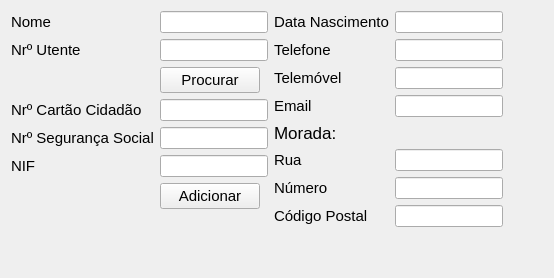
      <widget class="QWidget" name="adicionar_utente">
       <attribute name="title">
        <string>Adicionar Utente</string>
       </attribute>
       <layout class="QGridLayout" name="gridLayout_22">
        <item row="1" column="0">
         <spacer name="verticalSpacer_11">
          <property name="orientation">
           <enum>Qt::Vertical</enum>
          </property>
          <property name="sizeHint" stdset="0">
           <size>
            <width>20</width>
            <height>40</height>
           </size>
          </property>
         </spacer>
        </item>
        <item row="0" column="2">
         <spacer name="horizontalSpacer_4">
          <property name="orientation">
           <enum>Qt::Horizontal</enum>
          </property>
          <property name="sizeHint" stdset="0">
           <size>
            <width>40</width>
            <height>20</height>
           </size>
          </property>
         </spacer>
        </item>
        <item row="0" column="0">
         <layout class="QFormLayout" name="formLayout_14">
          <item row="0" column="0">
           <widget class="QLabel" name="label_40">
            <property name="font">
             <font>
              <family>Segoe UI</family>
              <pointsize>11</pointsize>
             </font>
            </property>
            <property name="text">
             <string>Nome</string>
            </property>
           </widget>
          </item>
          <item row="0" column="1">
           <widget class="QLineEdit" name="addPatientName">
            <property name="maximumSize">
             <size>
              <width>600</width>
              <height>400</height>
             </size>
            </property>
           </widget>
          </item>
          <item row="1" column="0">
           <widget class="QLabel" name="label_71">
            <property name="font">
             <font>
              <family>Segoe UI</family>
              <pointsize>11</pointsize>
             </font>
            </property>
            <property name="text">
             <string>Nrº Utente</string>
            </property>
           </widget>
          </item>
          <item row="1" column="1">
           <widget class="QLineEdit" name="addPatientNr">
            <property name="maximumSize">
             <size>
              <width>600</width>
              <height>16777215</height>
             </size>
            </property>
           </widget>
          </item>
          <item row="3" column="0">
           <widget class="QLabel" name="label_72">
            <property name="font">
             <font>
              <family>Segoe UI</family>
              <pointsize>11</pointsize>
             </font>
            </property>
            <property name="text">
             <string>Nrº Cartão Cidadão</string>
            </property>
           </widget>
          </item>
          <item row="3" column="1">
           <widget class="QLineEdit" name="addPatientIDNr">
            <property name="maximumSize">
             <size>
              <width>600</width>
              <height>16777215</height>
             </size>
            </property>
            <property name="text">
             <string/>
            </property>
           </widget>
          </item>
          <item row="4" column="0">
           <widget class="QLabel" name="label_73">
            <property name="font">
             <font>
              <family>Segoe UI</family>
              <pointsize>11</pointsize>
             </font>
            </property>
            <property name="text">
             <string>Nrº Segurança Social</string>
            </property>
           </widget>
          </item>
          <item row="4" column="1">
           <widget class="QLineEdit" name="addPatientSocialNr">
            <property name="maximumSize">
             <size>
              <width>600</width>
              <height>16777215</height>
             </size>
            </property>
           </widget>
          </item>
          <item row="5" column="0">
           <widget class="QLabel" name="label_74">
            <property name="font">
             <font>
              <family>Segoe UI</family>
              <pointsize>11</pointsize>
             </font>
            </property>
            <property name="text">
             <string>NIF</string>
            </property>
           </widget>
          </item>
          <item row="5" column="1">
           <widget class="QLineEdit" name="addPatientNIF">
            <property name="maximumSize">
             <size>
              <width>600</width>
              <height>16777215</height>
             </size>
            </property>
           </widget>
          </item>
          <item row="6" column="1">
           <widget class="QPushButton" name="addPatient">
            <property name="maximumSize">
             <size>
              <width>100</width>
              <height>16777215</height>
             </size>
            </property>
            <property name="font">
             <font>
              <family>Segoe UI</family>
              <pointsize>11</pointsize>
             </font>
            </property>
            <property name="text">
             <string>Adicionar</string>
            </property>
           </widget>
          </item>
          <item row="2" column="1">
           <widget class="QPushButton" name="searchPatients">
            <property name="maximumSize">
             <size>
              <width>100</width>
              <height>16777215</height>
             </size>
            </property>
            <property name="font">
             <font>
              <pointsize>11</pointsize>
             </font>
            </property>
            <property name="text">
             <string>Procurar</string>
            </property>
           </widget>
          </item>
         </layout>
        </item>
        <item row="0" column="1">
         <layout class="QFormLayout" name="formLayout_13">
          <item row="0" column="0">
           <widget class="QLabel" name="label_14">
            <property name="font">
             <font>
              <family>Segoe UI</family>
              <pointsize>11</pointsize>
             </font>
            </property>
            <property name="text">
             <string>Data Nascimento</string>
            </property>
           </widget>
          </item>
          <item row="0" column="1">
           <widget class="QLineEdit" name="addPatientDate">
            <property name="maximumSize">
             <size>
              <width>600</width>
              <height>16777215</height>
             </size>
            </property>
            <property name="text">
             <string/>
            </property>
           </widget>
          </item>
          <item row="1" column="0">
           <widget class="QLabel" name="label_27">
            <property name="font">
             <font>
              <family>Segoe UI</family>
              <pointsize>11</pointsize>
             </font>
            </property>
            <property name="text">
             <string>Telefone</string>
            </property>
           </widget>
          </item>
          <item row="1" column="1">
           <widget class="QLineEdit" name="addPatientPhoneNr">
            <property name="maximumSize">
             <size>
              <width>600</width>
              <height>16777215</height>
             </size>
            </property>
           </widget>
          </item>
          <item row="2" column="0">
           <widget class="QLabel" name="label_33">
            <property name="font">
             <font>
              <family>Segoe UI</family>
              <pointsize>11</pointsize>
             </font>
            </property>
            <property name="text">
             <string>Telemóvel</string>
            </property>
           </widget>
          </item>
          <item row="2" column="1">
           <widget class="QLineEdit" name="addPatientMobileNr">
            <property name="maximumSize">
             <size>
              <width>600</width>
              <height>16777215</height>
             </size>
            </property>
           </widget>
          </item>
          <item row="3" column="0">
           <widget class="QLabel" name="label_28">
            <property name="font">
             <font>
              <family>Segoe UI</family>
              <pointsize>11</pointsize>
             </font>
            </property>
            <property name="text">
             <string>Email</string>
            </property>
           </widget>
          </item>
          <item row="3" column="1">
           <widget class="QLineEdit" name="addPatientEmail">
            <property name="maximumSize">
             <size>
              <width>600</width>
              <height>16777215</height>
             </size>
            </property>
           </widget>
          </item>
          <item row="4" column="0">
           <widget class="QLabel" name="label_34">
            <property name="maximumSize">
             <size>
              <width>16777215</width>
              <height>50</height>
             </size>
            </property>
            <property name="font">
             <font>
              <pointsize>13</pointsize>
             </font>
            </property>
            <property name="text">
             <string>Morada:</string>
            </property>
           </widget>
          </item>
          <item row="5" column="0">
           <widget class="QLabel" name="label_39">
            <property name="font">
             <font>
              <family>Segoe UI</family>
              <pointsize>11</pointsize>
             </font>
            </property>
            <property name="text">
             <string>Rua</string>
            </property>
           </widget>
          </item>
          <item row="5" column="1">
           <widget class="QLineEdit" name="addPatientStreet">
            <property name="maximumSize">
             <size>
              <width>600</width>
              <height>16777215</height>
             </size>
            </property>
           </widget>
          </item>
          <item row="6" column="0">
           <widget class="QLabel" name="label_69">
            <property name="font">
             <font>
              <family>Segoe UI</family>
              <pointsize>11</pointsize>
             </font>
            </property>
            <property name="text">
             <string>Número</string>
            </property>
           </widget>
          </item>
          <item row="6" column="1">
           <widget class="QLineEdit" name="addPatientHomeNr">
            <property name="maximumSize">
             <size>
              <width>600</width>
              <height>16777215</height>
             </size>
            </property>
           </widget>
          </item>
          <item row="7" column="0">
           <widget class="QLabel" name="label_70">
            <property name="font">
             <font>
              <family>Segoe UI</family>
              <pointsize>11</pointsize>
             </font>
            </property>
            <property name="text">
             <string>Código Postal</string>
            </property>
           </widget>
          </item>
          <item row="7" column="1">
           <widget class="QLineEdit" name="addPatientPostalCode">
            <property name="maximumSize">
             <size>
              <width>600</width>
              <height>16777215</height>
             </size>
            </property>
           </widget>
          </item>
         </layout>
        </item>
       </layout>
      </widget>
